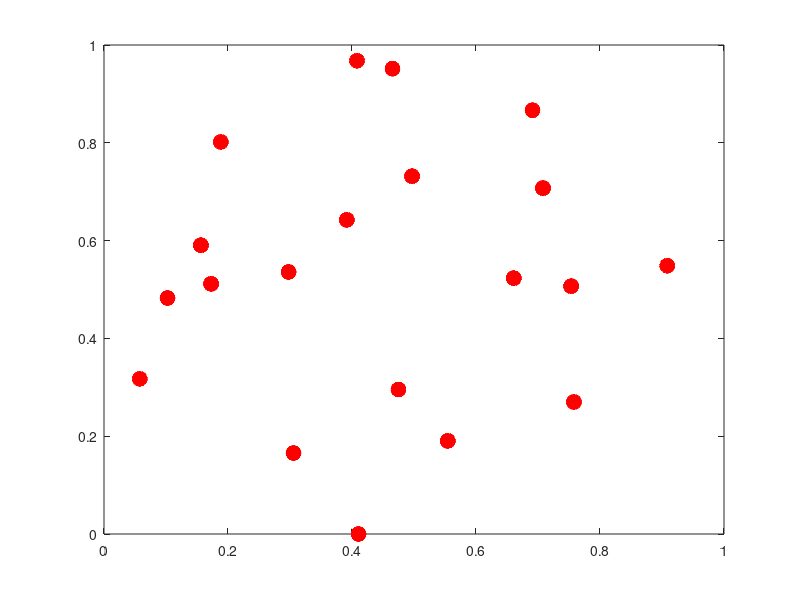

MATLAB code to generate this figure: (Note: this script raises an error after producing the figure.)
figure
set(gcf,'Color','w')
w=6.83;
h=.5*w;
set(gcf,'Units','inches');
set(gcf,'Position',[11.5 3 w h]);

N=20;
strategy=3*ones(N,1);
positions=unifrnd(0,1,N,2);
d=squareform(pdist(positions));

M=zeros(N);
for ind=1:N
    [~, order]=sort(d(ind,:));
    neighbors=order(2:strategy(ind)+1);
    M(ind,neighbors)=1/strategy(ind);
    M(ind,ind)=-sum(M(ind,neighbors));
end
tograph=sparse(M);
gplot(tograph,positions,'-o')
f=findobj(gcf,'Marker','o');
set(f,'MarkerSize',8,'Color','w','MarkerFaceColor','r','MarkerEdgeColor','r','LineWidth',3)

hold on
delta=0.8;
delta2=0.2;
arrowlength=10;arrow_intangle=15;arrow_angle=30;lw=2;
for i=1:N
    for j=setdiff(1:N,i)
        if M(i,j)~=0
            v=positions(j,:)-positions(i,:);
            start=positions(j,:)-delta*v;
            arrowend=positions(j,:)-delta2*v;
            arrow(start,arrowend,5,15,30,'EdgeColor','w','MarkerEdgeColor','w','LineWidth',lw)
        end
    end
end
box off
gplot(tograph,positions,'-o')
f=findobj(gcf,'Marker','o');
set(f,'MarkerSize',8,'Color','w','MarkerFaceColor','r','MarkerEdgeColor','r','LineWidth',3)

axis off

set(gcf,'PaperSize',[w h]);
set(gcf,'PaperPosition',[0 0 w h]);

filename='/Users/eleanorbrush/Desktop/network6.pdf';
print(filename,'-dpdf','-r300')

%%
N=20;radius=.1;b=1;T=1;nummoves=1000;numsigs_permove=1;
strategy=6*ones(N,1);


Q=zeros(N-1,N);
Q(1,1:2)=[1/sqrt(2) -1/sqrt(2)];
for j=2:(N-1)
   v=rand(1,N);
   v=v-sum(v)/N;
   for k=1:(j-1)
      v=v-(v*transpose(Q(k,:)))*Q(k,:); 
   end
   v=v/norm(v,2);
   Q(j,:)=v;
end
Qfull=[Q; 1/sqrt(N)*ones(1,N)];

positions=unifrnd(0,1,N,2);
    d=squareform(pdist(positions));
    [~,o]=sort(d(1,:));
    d=d(o,o);

    A=zeros(N);
    Abar=zeros(N);
    for ind=1:N
        [~, order]=sort(d(ind,:));
        neighbors=order(2:strategy(ind)+1);
        A(ind,neighbors)=1;
        Abar(ind,neighbors)=1/strategy(ind);
    end
  
    L=Abar-eye(N);
    Ltilde=Q*L*transpose(Q);
    [~,vals]=eig(Ltilde);
    problem=find(sigfig(diag(vals),13)==0,1);
    
%     noise=eye(N);
    noise=diag(strategy);
    
    S=.5*(Abar+transpose(Abar));
    P=S;
    P(1:N+1:end)=-sum(S,2);
    
    receiver=1;
    allreceivers=d(receiver,:)<=radius;
    beta=zeros(N,1);
    beta(allreceivers)=b;
    B=diag(beta);
    Pf=P-B; 

    toinvert=-Pf-1/(b*sum(allreceivers))*B*ones(N,1)*ones(1,N)*B;
    [W,Lambda]=eig(toinvert);
    w3=find(sigfig(diag(Lambda),13)==0);
    Cov_forced=W(:,setdiff(1:N,w3))*inv(Lambda(setdiff(1:N,w3),setdiff(1:N,w3)))*transpose(W(:,setdiff(1:N,w3)));
    todivide=repmat(diag(Cov_forced),1,N).*repmat(reshape(diag(Cov_forced),1,[]),N,1);
    todivide=power(todivide,.5);
    Corr_forced=Cov_forced./todivide;
    
figure
set(gcf,'Color','w')
w=4;
h=w;
set(gcf,'Units','inches');
set(gcf,'Position',[11.5 3 w h]);

divcols=cbrewer('div','RdBu',20);
imagesc(-Corr_forced);
colormap(divcols);
caxis manual 
caxis([-1 1]);


filename='/Users/eleanorbrush/Desktop/corr_heatmap.pdf';
print(filename,'-dpdf','-r300')

    
